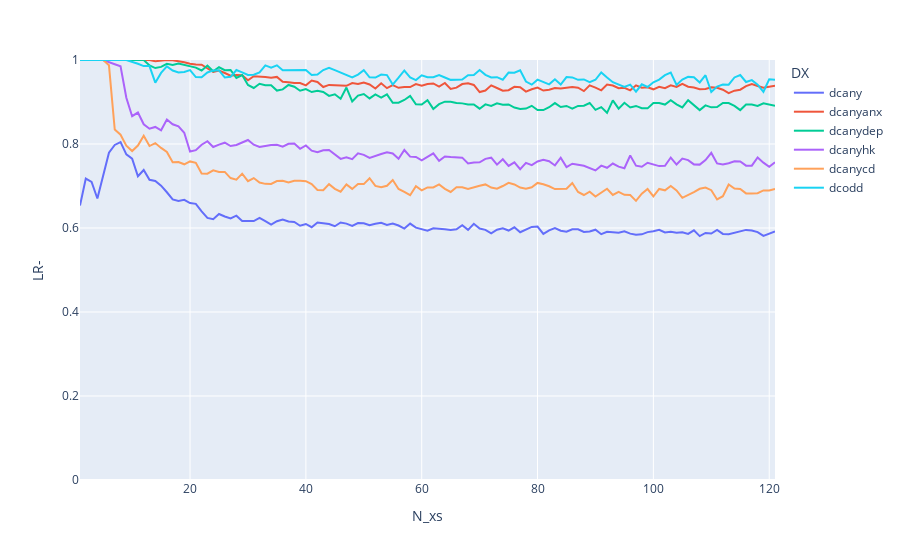

The code cell stored with this chart in its notebook:
### Code cell
px.line(degrading_summaries, color='DX', x='N_xs', y='LR-', range_y=[0, 1])
